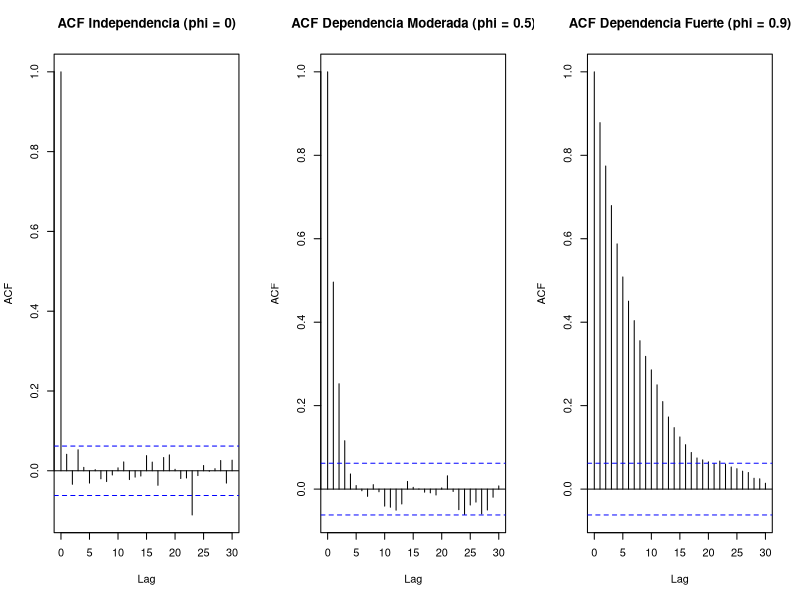
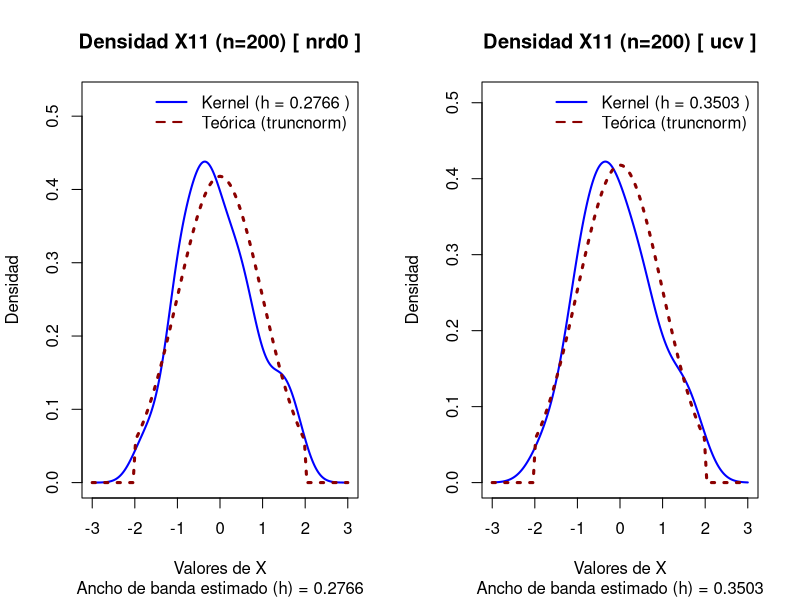
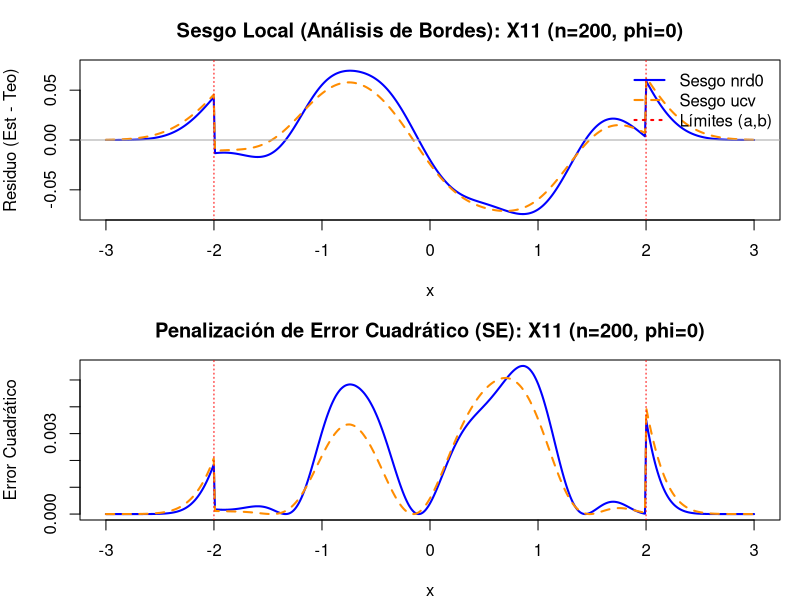
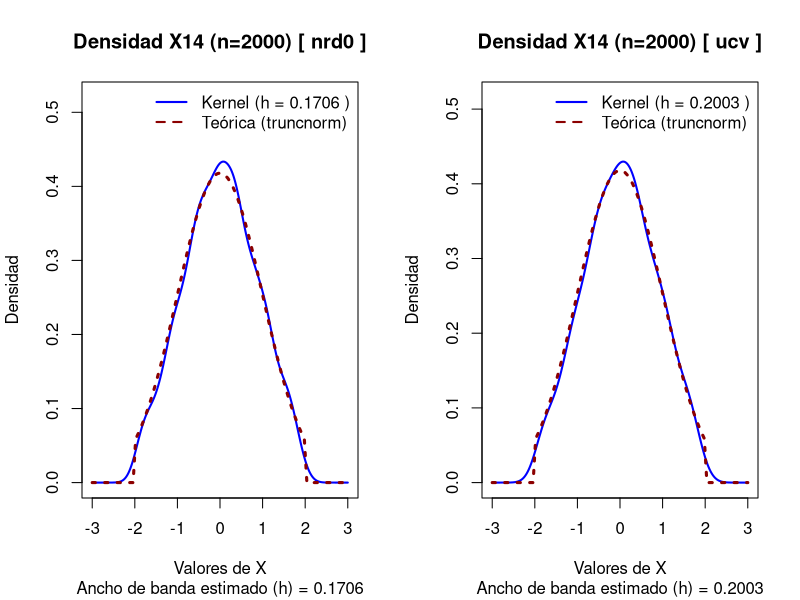
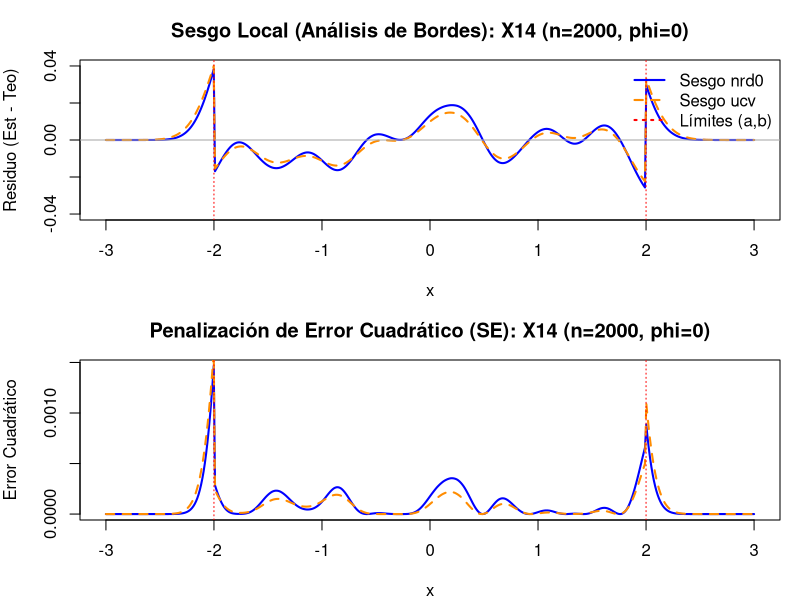
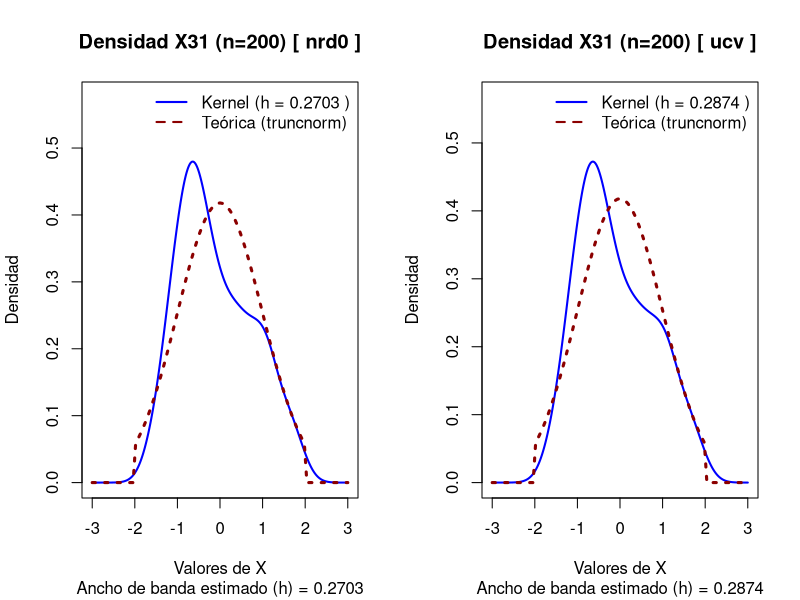
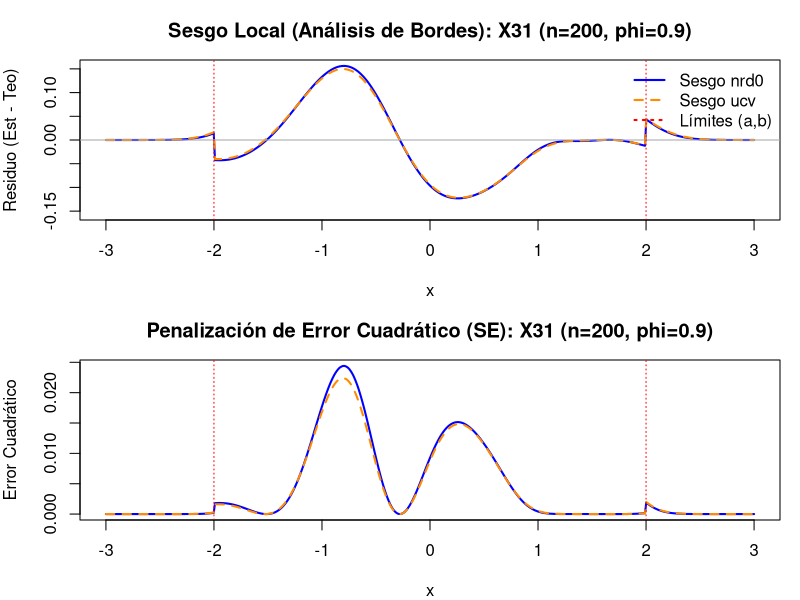
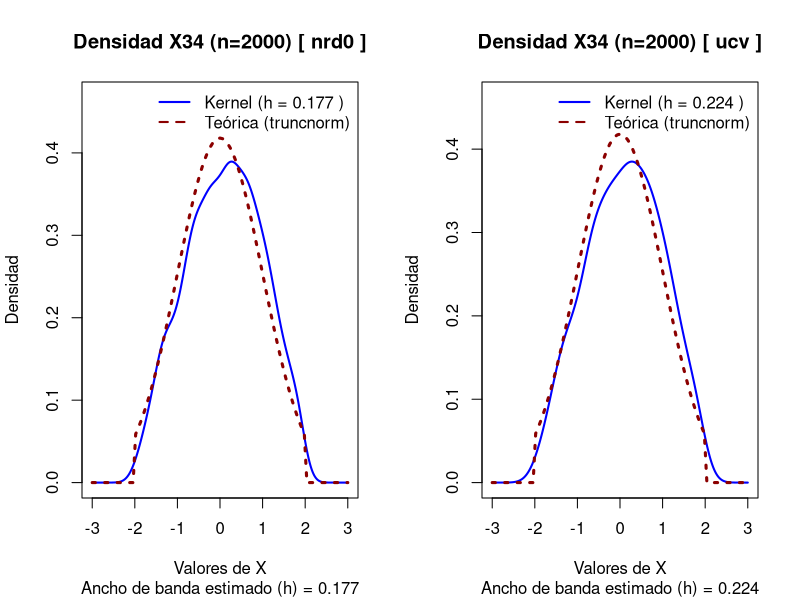

These charts were generated, in order, by the following R code: (Note: this script raises an error after producing the figures.)
## ---- chunk 1
# Configuración global de los chunks
knitr::opts_chunk$set(echo = TRUE, warning = FALSE, message = FALSE, 
                      fig.align = 'center', fig.width = 10, fig.height = 6)

library(truncnorm)
library(doParallel)
library(foreach)
library(truncnorm)
library(ggplot2)
library(dplyr)
# set.seed(1234)

# ==============================================================================
# FUNCIÓN DE SIMULACIÓN (Normal Truncada Dependiente AR(1))
# ==============================================================================
gnormtrunc_dep <- function(nsim, phi, a, b, m, de) {
  # Generacion de AR(1)
  if (phi == 0) {
    Z <- rnorm(nsim) # Si phi es 0, es simplemente ruido blanco estandar
  } else {
    Z <- arima.sim(list(ar=phi), n=nsim) 
  }
  
  # Calculamos la varianza teórica del proceso AR(1)
  sd_Z <- if (phi == 0) 1 else sqrt(1 / (1 - phi^2))
  
  # Generar variables uniformes
  U <- pnorm(Z, mean=0, sd=sd_Z)
  
  # Soporte para la normal truncada, dependiente.
  F_a <- pnorm(a, mean = m, sd = de)
  F_b <- pnorm(b, mean = m, sd = de)
  p <- F_b - F_a
  
  # Inversa de la función de distribución (qnorm) ajustada a la escala
  X = qnorm(p * U + F_a, mean=m, sd=de)
  
  return(X)
}

# ==============================================================================
# FUNCIÓN PARA ESTIMAR LA DENSIDAD
# ==============================================================================

est_dens_func <- function(X, bw_metodo, lim_inf, lim_sup) {
  
  # 1. Calcular estimación de densidad kernel
  # Nota: Es buena práctica fijar 'n' (ej. n = 512) para asegurar el mismo tamaño siempre
  est_dens <- density(X, bw = bw_metodo, from = lim_inf, to = lim_sup, n = 512)
  
  # 2. Extraer el valor numérico de h (ancho de banda) redondeado a 4 decimales
  h_estimado <- round(est_dens$bw, 4)
  
  # 3. Extraer la malla con la que se construyó la estimación
  malla <- est_dens$x
  
  # 4. Extraer las estimaciones de la densidad de la malla
  densidades <- est_dens$y
  
  # 5. Retornar las variables en una lista con nombres descriptivos
  return(list(
    h_estimado = h_estimado,
    malla      = malla,
    densidades = densidades
  ))
}

# ==============================================================================
# FUNCIÓN ASISTENTE PARA SOBREPONER DENSIDADES
# ==============================================================================
graficar_densidades_trunc <- function(densidad_est, bw_metodo, a, b, m, de, titulo = "") {
  
  # 1. Extraer los límites dinámicamente desde la malla ya calculada
  limite_inferior <- min(densidad_est$malla)
  limite_superior <- max(densidad_est$malla)
  
  # 2. Graficar la estimación del Kernel usando los vectores x e y
  plot(x = densidad_est$malla, 
       y = densidad_est$densidades, 
       type = "l", 
       main = paste("Densidad", titulo, "[", bw_metodo, "]"), 
       sub = paste("Ancho de banda estimado (h) =", round(densidad_est$h_estimado, 4)),
       col = "blue", lwd = 2, 
       xlim = c(limite_inferior, limite_superior), # Límites inyectados automáticamente
       ylim = c(0, max(densidad_est$densidades) * 1.2),
       xlab = "Valores de X", ylab = "Densidad")
  
  # 3. Sobreponer la teórica usando el paquete truncnorm
  curve(dtruncnorm(x, a = a, b = b, mean = m, sd = de), 
        col = "darkred", lwd = 3, lty = 3, add = TRUE)
  
  # 4. Leyenda explicativa enriquecida con el valor de h
  legend("topright", 
         legend = c(paste("Kernel (h =", round(densidad_est$h_estimado, 4), ")"), "Teórica (truncnorm)"), 
         col = c("blue", "darkred"), lty = c(1, 2), lwd = 2, bty = "n")
}



# ==============================================================================
# FUNCIÓN DE DIAGNÓSTICO DE ERROR LOCAL (SESGO Y ERROR CUADRÁTICO) (ACTUALIZADO)
# ==============================================================================
diagnostico_error_local <- function(X, a, b, m, de, lim_inf, lim_sup, titulo = "") {
  # Configurar layout para 2 gráficos apilados verticalmente
  par(mfrow = c(2, 1), mar = c(4, 4, 3, 1))
  
  # 1. Estimar con ambos métodos forzando la grilla exacta (sin interpolación)
  # Usamos from, to y n=512 para "congelar" la malla
  d_nrd0 <- density(X, bw = "nrd0", from = lim_inf, to = lim_sup, n = 512)
  
  # Suprimimos los warnings de UCV para no saturar la consola en esta fase
  d_ucv  <- suppressWarnings(density(X, bw = "ucv", from = lim_inf, to = lim_sup, n = 512))
  
  # 2. Extraer la malla exacta generada por R y evaluar la densidad teórica ahí
  x_grid <- d_nrd0$x
  y_teo <- dtruncnorm(x_grid, a = a, b = b, mean = m, sd = de)
  
  # 3. GRÁFICO 1: Residuos (Sesgo Local)
  # Calculamos el error directamente sin usar approx()
  sesgo_nrd0 <- d_nrd0$y - y_teo
  sesgo_ucv  <- d_ucv$y - y_teo
  
  # Establecer límites simétricos para el eje Y del sesgo
  y_lim_sesgo <- max(abs(c(sesgo_nrd0, sesgo_ucv)))
  
  plot(x_grid, sesgo_nrd0, type = "l", col = "blue", lwd = 2,
       ylim = c(-y_lim_sesgo, y_lim_sesgo),
       ylab = "Residuo (Est - Teo)", xlab = "x",
       main = paste("Sesgo Local (Análisis de Bordes):", titulo))
  lines(x_grid, sesgo_ucv, col = "darkorange", lwd = 2, lty = 2)
  abline(h = 0, col = "darkgray", lty = 1) # Línea de perfección
  abline(v = c(a, b), col = "red", lty = 3) # Límites de truncamiento
  
  legend("topright", legend = c("Sesgo nrd0", "Sesgo ucv", "Límites (a,b)"),
         col = c("blue", "darkorange", "red"), lty = c(1, 2, 3), lwd = 2, bty = "n")
  
  # 4. GRÁFICO 2: Error Cuadrático Local
  se_nrd0 <- sesgo_nrd0^2
  se_ucv  <- sesgo_ucv^2
  
  plot(x_grid, se_nrd0, type = "l", col = "blue", lwd = 2,
       ylab = "Error Cuadrático", xlab = "x",
       main = paste("Penalización de Error Cuadrático (SE):", titulo))
  lines(x_grid, se_ucv, col = "darkorange", lwd = 2, lty = 2)
  abline(v = c(a, b), col = "red", lty = 3)
  
  # Restaurar layout gráfico a la normalidad
  par(mfrow = c(1, 1), mar = c(5, 4, 4, 2) + 0.1)
}

## ---- chunk 2
# Generamos una muestra de n=1000 para ilustrar los tres escenarios de dependencia
par(mfrow=c(1,3))
Z_indep <- arima.sim(list(ar=0), n=1000)
acf(Z_indep, main="ACF Independencia (phi = 0)")

Z_mod   <- arima.sim(list(ar=0.5), n=1000)
acf(Z_mod, main="ACF Dependencia Moderada (phi = 0.5)")

Z_fuerte <- arima.sim(list(ar=0.9), n=1000)
acf(Z_fuerte, main="ACF Dependencia Fuerte (phi = 0.9)")
par(mfrow=c(1,1))

## ---- chunk 3
set.seed(1234)
X11 <- gnormtrunc_dep(nsim = 200, phi = 0, a = -2, b = 2, m = 0, de = 1)
dens_nrd0_X11 <- est_dens_func(X11, "nrd0", lim_inf = -3, lim_sup = 3)
dens_ucv_X11  <- suppressWarnings(est_dens_func(X11, "ucv", lim_inf = -3, lim_sup = 3))

## ---- chunk 4
par(mfrow=c(1,2))
graficar_densidades_trunc(dens_nrd0_X11, "nrd0", a = -2, b = 2, m = 0, de = 1, titulo = "X11 (n=200)")
graficar_densidades_trunc(dens_ucv_X11, "ucv",  a = -2, b = 2, m = 0, de = 1, titulo = "X11 (n=200)")
par(mfrow=c(1,1))

## ---- chunk 5
diagnostico_error_local(X11, a = -2, b = 2, m = 0, de = 1, lim_inf = -3, lim_sup = 3, titulo = "X11 (n=200, phi=0)")

## ---- chunk 6
set.seed(4321)
X14 <- gnormtrunc_dep(nsim = 2000, phi = 0, a = -2, b = 2, m = 0, de = 1)
dens_nrd0_X14 <- est_dens_func(X14, "nrd0", lim_inf = -3, lim_sup = 3)
dens_ucv_X14  <- suppressWarnings(est_dens_func(X14, "ucv", lim_inf = -3, lim_sup = 3))

## ---- chunk 7
par(mfrow=c(1,2))
graficar_densidades_trunc(dens_nrd0_X14, "nrd0", a = -2, b = 2, m = 0, de = 1, titulo = "X14 (n=2000)")
graficar_densidades_trunc(dens_ucv_X14, "ucv",  a = -2, b = 2, m = 0, de = 1, titulo = "X14 (n=2000)")
par(mfrow=c(1,1))

## ---- chunk 8
diagnostico_error_local(X14, a = -2, b = 2, m = 0, de = 1, lim_inf = -3, lim_sup = 3, titulo = "X14 (n=2000, phi=0)")

## ---- chunk 9
set.seed(9876)
X31 <- gnormtrunc_dep(nsim = 200, phi = 0.9, a = -2, b = 2, m = 0, de = 1)
dens_nrd0_X31 <- est_dens_func(X31, "nrd0", lim_inf = -3, lim_sup = 3)
dens_ucv_X31  <- suppressWarnings(est_dens_func(X31, "ucv", lim_inf = -3, lim_sup = 3))

## ---- chunk 10
par(mfrow=c(1,2))
graficar_densidades_trunc(dens_nrd0_X31, "nrd0", a = -2, b = 2, m = 0, de = 1, titulo = "X31 (n=200)")
graficar_densidades_trunc(dens_ucv_X31, "ucv",  a = -2, b = 2, m = 0, de = 1, titulo = "X31 (n=200)")
par(mfrow=c(1,1))

## ---- chunk 11
diagnostico_error_local(X31, a = -2, b = 2, m = 0, de = 1, lim_inf = -3, lim_sup = 3, titulo = "X31 (n=200, phi=0.9)")

## ---- chunk 12
set.seed(5678)
X34 <- gnormtrunc_dep(nsim = 2000, phi = 0.9, a = -2, b = 2, m = 0, de = 1)
dens_nrd0_X34 <- est_dens_func(X34, "nrd0", lim_inf = -3, lim_sup = 3)
dens_ucv_X34  <- suppressWarnings(est_dens_func(X34, "ucv", lim_inf = -3, lim_sup = 3))

## ---- chunk 13
par(mfrow=c(1,2))
graficar_densidades_trunc(dens_nrd0_X34, "nrd0", a = -2, b = 2, m = 0, de = 1, titulo = "X34 (n=2000)")
graficar_densidades_trunc(dens_ucv_X34, "ucv",  a = -2, b = 2, m = 0, de = 1, titulo = "X34 (n=2000)")
par(mfrow=c(1,1))

## ---- chunk 14
diagnostico_error_local(X34, a = -2, b = 2, m = 0, de = 1, lim_inf = -3, lim_sup = 3, titulo = "X34 (n=2000, phi=0.9)")

## ---- chunk 15
# ==============================================================================
# 1. PARÁMETROS DEL ESTUDIO DE SIMULACIÓN
# ==============================================================================
n_vals <- c(200, 500, 1000, 2000)
phi_vals <- c(0, 0.5, 0.9)
M <- 1000

# Parámetros fijos de la distribución truncada y la malla de estimación
a_t <- -2
b_t <- 2
m_t <- 0
de_t <- 1

# Parámetros estrictos de la malla (Garantizan comparabilidad)
lim_inf <- -3
lim_sup <- 3
n_grid <- 512

# Pre-asignar un data.frame vacío para guardar el resumen final
resultados_mise <- data.frame(
  n = integer(),
  phi = numeric(),
  metodo = character(),
  mise = numeric()
)


# Pre-asignar un data.frame vacío para TODOS los errores (serán 24,000 filas)
resultados_completos <- data.frame(
  n = factor(),
  phi = factor(),
  metodo = character(),
  eci = numeric()
)

# ==============================================================================
# 2. CONFIGURACIÓN DEL CLÚSTER PARALELO
# ==============================================================================
# Detectar núcleos disponibles dejando uno libre para la estabilidad del sistema
num_cores <- max(1, parallel::detectCores() - 1)
cl <- makeCluster(num_cores)
registerDoParallel(cl)

# ==============================================================================
# 3. BUCLE PRINCIPAL (MONTE CARLO PARALELIZADO)
# ==============================================================================
# Fijamos una sola semilla global inicial para todo el experimento
set.seed(999) 

for (phi in phi_vals) {
  for (n in n_vals) {
    
    # foreach divide las M iteraciones entre los núcleos de forma simultánea
    errores_mc <- foreach(m = 1:M, .combine = 'rbind', .packages = c("truncnorm", "stats")) %dopar% {
      
      # 1. Generar la muestra estocástica
      X <- gnormtrunc_dep(nsim = n, phi = phi, a = a_t, b = b_t, m = m_t, de = de_t)
      
      # 2. Estimaciones clásicas forzando la malla estricta [-3, 3] con 512 puntos
      d_nrd0 <- density(X, bw = "nrd0", from = lim_inf, to = lim_sup, n = n_grid)
      
      # tryCatch previene que validación cruzada aborte todo el script si no converge
      d_ucv <- tryCatch({
        suppressWarnings(density(X, bw = "ucv", from = lim_inf, to = lim_sup, n = n_grid))
      }, error = function(e) {
        # Si ucv falla por ruido excesivo en la muestra, retorna nrd0 para esa réplica
        return(d_nrd0) 
      })
      
      # 3. Extraer la malla exacta (idéntica en cada iteración) y evaluar la densidad teórica
      x_grid <- d_nrd0$x
      y_teo <- dtruncnorm(x_grid, a = a_t, b = b_t, mean = m_t, sd = de_t)
      
      # 4. Calcular el Error Cuadrático Integrado (ECI) 
      # Se usa la aproximación geométrica (suma de Riemann) sobre la malla
      delta_x <- x_grid[2] - x_grid[1]
      eci_nrd0 <- sum((d_nrd0$y - y_teo)^2) * delta_x
      eci_ucv  <- sum((d_ucv$y - y_teo)^2) * delta_x
      
      # Retornar los errores de esta iteración específica
      c(eci_nrd0, eci_ucv)
    }
    
    # 5. Calcular el MISE promediando los ECI de las M réplicas
    mise_nrd0 <- mean(errores_mc[, 1])
    mise_ucv  <- mean(errores_mc[, 2])
    
    # 6. Guardar los resultados del MISE
    resultados_mise <- rbind(resultados_mise, 
                             data.frame(n = n, phi = phi, metodo = "Silverman (nrd0)", mise = mise_nrd0),
                             data.frame(n = n, phi = phi, metodo = "UCV", mise = mise_ucv))
    
    # -------------------------------------------------------------------------
    # 7. NUEVO: Guardar TODOS los ECI individuales en lugar de solo el promedio
    # Esto va ADENTRO del bucle de "n"
    # -------------------------------------------------------------------------
    
    # Creamos un data.frame temporal para Silverman
    df_nrd0 <- data.frame(
      n = as.factor(n), 
      phi = paste("Dependencia (phi) =", phi), 
      metodo = "Silverman", 
      eci = errores_mc[, 1]
    )
    
    # Creamos un data.frame temporal para UCV
    df_ucv <- data.frame(
      n = as.factor(n), 
      phi = paste("Dependencia (phi) =", phi), 
      metodo = "UCV", 
      eci = errores_mc[, 2]
    )
    
    # Unimos al data.frame maestro
    resultados_completos <- rbind(resultados_completos, df_nrd0, df_ucv)
    
  } # Cierra el bucle de "n"
} # Cierra el bucle de "phi"

# Detener el clúster paralelo para liberar recursos del procesador
stopCluster(cl)

# ==============================================================================
# 4. PRESENTACIÓN DE RESULTADOS
# ==============================================================================
# Renombrar columnas para la salida académica
colnames(resultados_mise) <- c("Tamaño Muestral (n)", "Dependencia (phi)", "Selector Empírico", "MISE")

# Generar la tabla limpia en HTML/PDF
knitr::kable(resultados_mise, digits = 6, align = "c", 
             caption = "Error Cuadrático Medio Integrado (MISE) para selectores clásicos sobre una malla fija de 512 puntos, basado en 1000 iteraciones de Monte Carlo.")

## ---- chunk 16
# Gráfico de Cajas Comparativo
grafico_cajas <- ggplot(resultados_completos, aes(x = n, y = eci, fill = metodo)) +
  geom_boxplot(alpha = 0.7, outlier.size = 1, outlier.alpha = 0.5) +
  facet_wrap(~ phi, scales = "free_y", ncol = 1) + 
  scale_fill_manual(values = c("Silverman" = "#2c3e50", "UCV" = "#e74c3c")) +
  labs(
    title = "Distribución del Error Cuadrático Integrado (ECI) por Tamaño Muestral",
    subtitle = "Comparativa entre Silverman y UCV bajo distintos niveles de dependencia AR(1)",
    x = "Tamaño Muestral (n)",
    y = "Error Cuadrático Integrado (ECI)",
    fill = "Selector:"
  ) +
  theme_minimal() +
  theme(
    legend.position = "top",
    strip.text = element_text(size = 12, face = "bold"),
    strip.background = element_rect(fill = "#ecf0f1", color = NA)
  )

print(grafico_cajas)
## ---- chunk 17
# Gráfico de Violín
grafico_violin <- ggplot(resultados_completos, aes(x = n, y = eci, fill = metodo)) +
  geom_violin(alpha = 0.6, trim = FALSE, scale = "width") +
  facet_wrap(~ phi, scales = "free_y", ncol = 1) +
  scale_fill_manual(values = c("Silverman" = "#2980b9", "UCV" = "#d35400")) +
  labs(
    title = "Densidad Empírica de los Errores de Estimación",
    subtitle = "Visualización de las colas pesadas en la varianza estocástica de los selectores",
    x = "Tamaño Muestral (n)",
    y = "Densidad del Error (ECI)",
    fill = "Selector:"
  ) +
  theme_bw() +
  theme(legend.position = "bottom")

print(grafico_violin)
